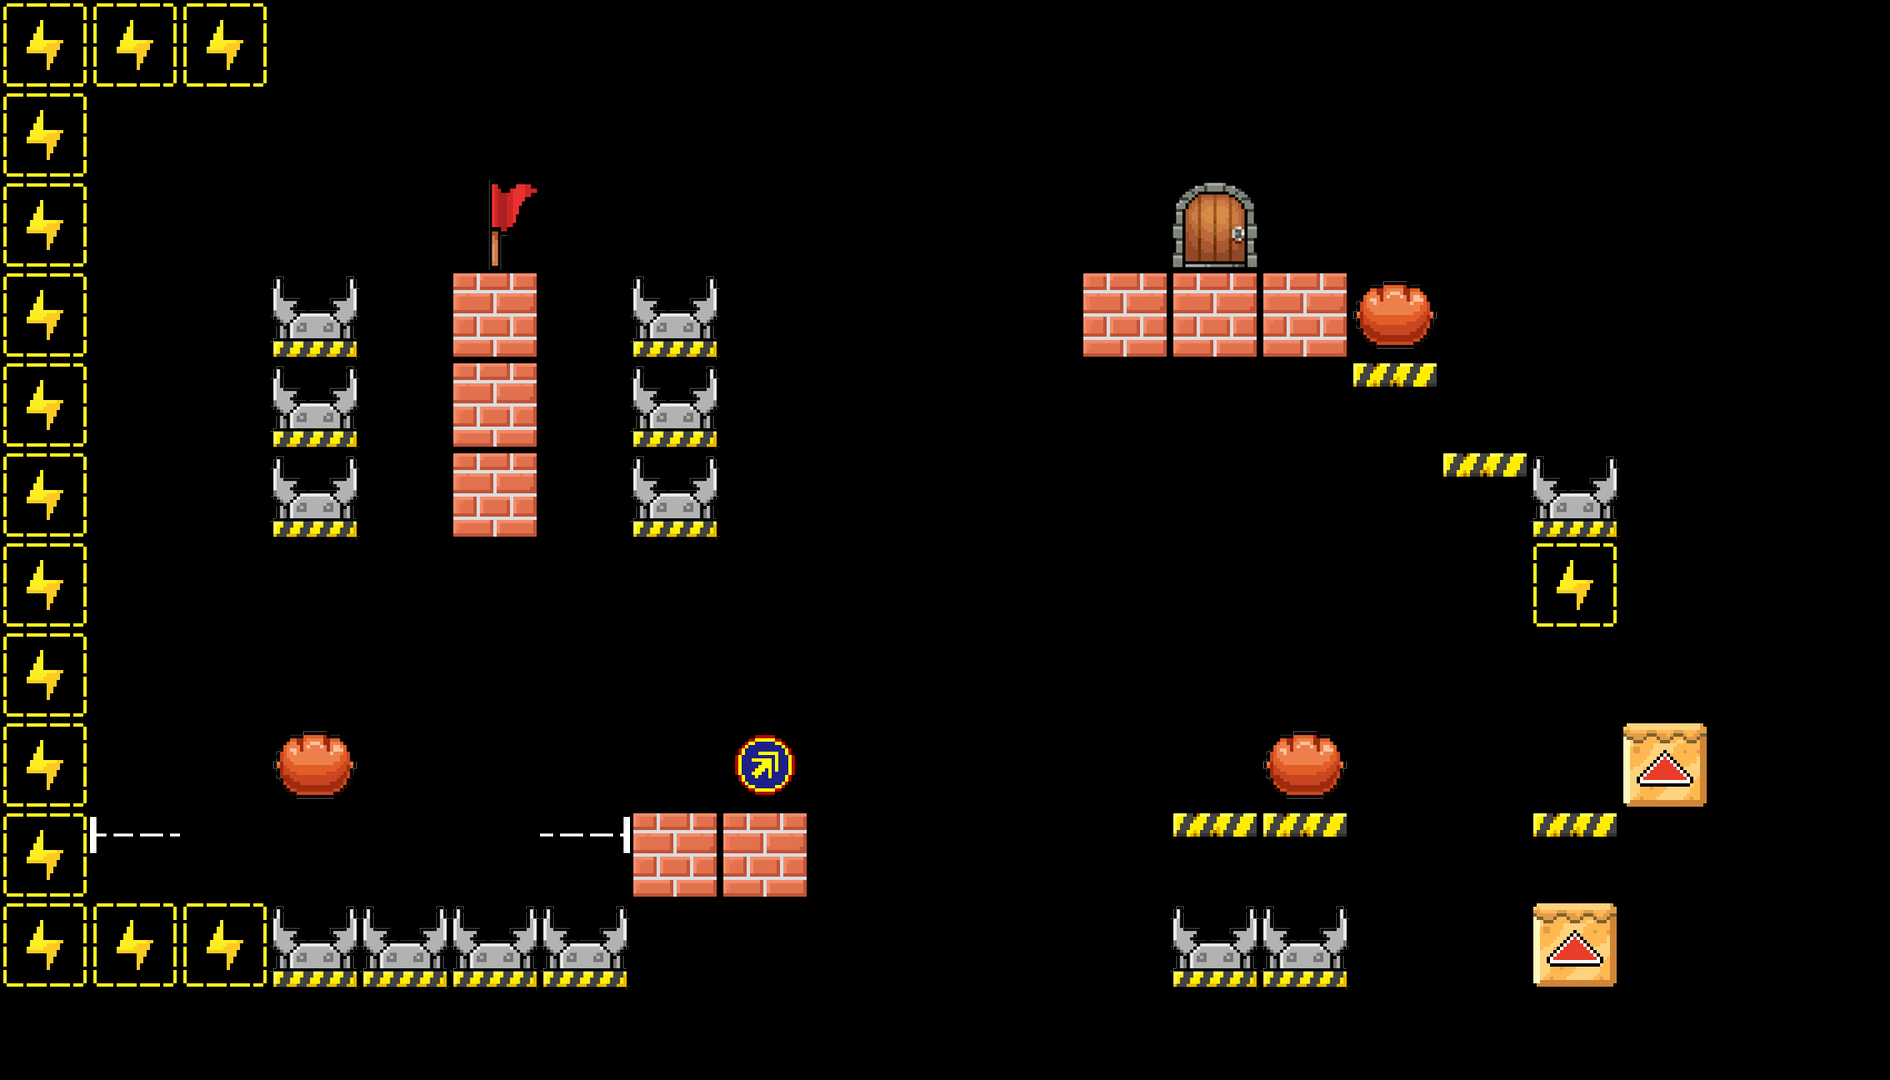

Tiled map render using the project's own tile images. Description and the whole map definition, tile-layer contents included, below:
An orthogonal 21x12 tile map with 90x90 px tiles, 1 tile layer (TileLayer).

<map version="1.5" tiledversion="1.7.2" orientation="orthogonal" renderorder="right-down" width="21" height="12" tilewidth="90" tileheight="90" infinite="0" nextlayerid="2" nextobjectid="1">
 <properties>
  <property name="block_move_width" value="2" />
 </properties>
 <tileset firstgid="1" source="tile_90.tsx" />
 <layer id="1" name="TileLayer" width="21" height="12">
  <data encoding="csv">
17,17,17,0,0,0,0,0,0,0,0,0,0,0,0,0,0,0,0,0,0,
17,0,0,0,0,0,0,0,0,0,0,0,0,0,0,0,0,0,0,0,0,
17,0,0,0,0,1,0,0,0,0,0,0,0,2,0,0,0,0,0,0,0,
17,0,0,16,0,8,0,16,0,0,0,0,8,8,8,3,0,0,0,0,0,
17,0,0,16,0,8,0,16,0,0,0,0,0,0,0,12,0,0,0,0,0,
17,0,0,16,0,8,0,16,0,0,0,0,0,0,0,0,12,16,0,0,0,
17,0,0,0,0,0,0,0,0,0,0,0,0,0,0,0,0,17,0,0,0,
17,0,0,0,0,0,0,0,0,0,0,0,0,0,0,0,0,0,0,0,0,
17,0,0,3,0,0,0,0,4,0,0,0,0,0,3,0,0,0,18,0,0,
17,24,0,0,0,0,25,8,8,0,0,0,0,12,12,0,0,12,0,0,0,
17,17,17,16,16,16,16,0,0,0,0,0,0,16,16,0,0,18,0,0,0,
0,0,0,0,0,0,0,0,0,0,0,0,0,0,0,0,0,0,0,0,0
</data>
 </layer>
</map>
